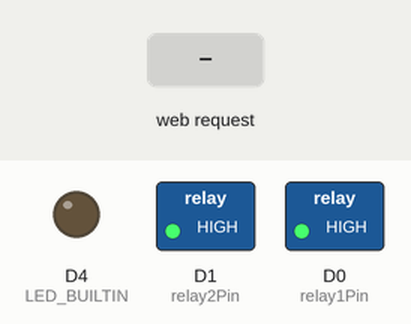
Simulated run of this sketch. Board: ESP8266 (NodeMCU). Parts: switched loads named in the sketch (green lamp = pin HIGH), output pins drawn as LEDs (lit = HIGH, except the on-board LED, lit = LOW). Inputs (shaded band) come from the test bench. WiFi joins after 1.5 s; servers stay silent unless stated; what the sketch prints to the serial monitor is not drawn.

Above: at 3.2 s.
3.3 s: HTTP request GET /builtin/on received
At 4.3 s:
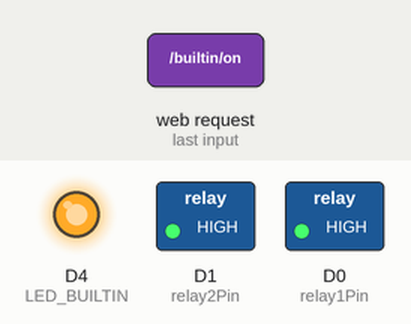
4.8 s: HTTP request GET /toggleChannel1 received
At 5.4 s:
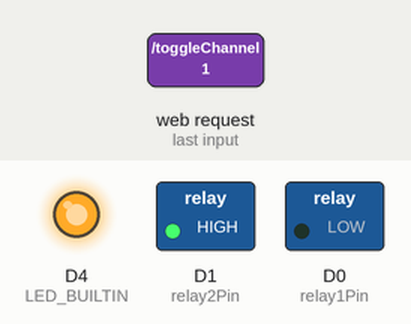
6.3 s: HTTP request GET /builtin/off received
At 6.6 s:
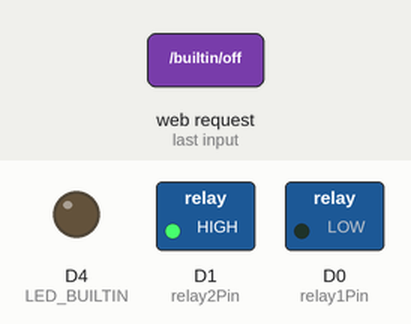
7.8 s: HTTP request GET /toggleChannel2 received
At 8.9 s:
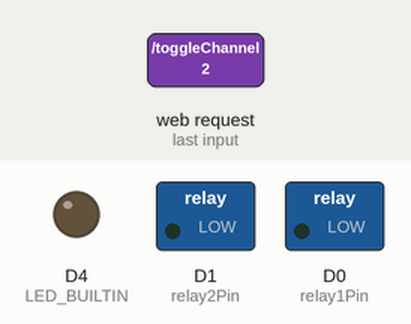
9.3 s: HTTP request GET /relay1/off received
At 10.1 s:
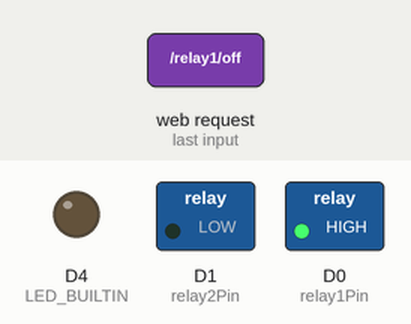
10.8 s: HTTP request GET /builtin/toggle received
At 11.2 s:
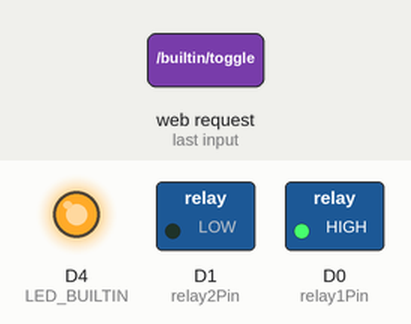
Timing chart, 0 to 13.3 s (numbered marks = the images above; inputs shaded):
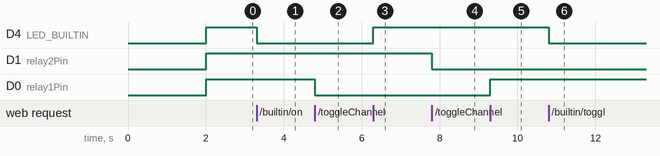

Measured:
- after the input at 3.3 s, D4 (LED_BUILTIN): HIGH → LOW at once
- after the input at 4.8 s, D0 (relay1Pin): HIGH → LOW at once
- after the input at 6.3 s, D4 (LED_BUILTIN): LOW → HIGH at once
- after the input at 7.8 s, D1 (relay2Pin): HIGH → LOW at once
- after the input at 9.3 s, D0 (relay1Pin): LOW → HIGH at once
- after the input at 10.8 s, D4 (LED_BUILTIN): HIGH → LOW at once

The sketch:

arduino_nodemcu_http_server.ino
```cpp
// Include necessary libraries
#include <ESP8266WiFi.h>
#include <ESP8266WebServer.h>

// WiFi credentials
const char* ssid = "Mimi";
const char* password = "mimimimi1";

// Create an instance of the web server
ESP8266WebServer server(80);

// Variables to store channel statuses
bool channel1Status = false;
bool channel2Status = false;

// Define relay pins
const int relay1Pin = D0;
const int relay2Pin = D1;

// Ensure LED_BUILTIN is defined for NodeMCU
#define LED_BUILTIN 2  // GPIO2 (D4) for NodeMCU

// Define pins for the MH-Sensor
const int mhSensorDigitalPin = D2; // Digital output pin
const int mhSensorAnalogPin = A0;  // Analog output pin

// Function to handle root endpoint
void handleRoot() {
  String message = "<html><body><h1>NodeMCU Status</h1>";
  message += "<p>Channel 1: ";
  message += (channel1Status ? "ON" : "OFF");
  message += "</p><p>Channel 2: ";
  message += (channel2Status ? "ON" : "OFF");
  message += "</p></body></html>";
  server.send(200, "text/html", message);
}

// Function to toggle channel 1
void toggleChannel1() {
  channel1Status = !channel1Status;
  digitalWrite(relay1Pin, channel1Status ? LOW : HIGH); // active LOW
  server.send(200, "text/plain", channel1Status ? "Channel 1 ON" : "Channel 1 OFF");
}

// Function to toggle channel 2
void toggleChannel2() {
  channel2Status = !channel2Status;
  digitalWrite(relay2Pin, channel2Status ? LOW : HIGH); // active LOW
  server.send(200, "text/plain", channel2Status ? "Channel 2 ON" : "Channel 2 OFF");
}

// Function to handle status endpoint
void handleStatus() {
  String response = "{";
  response += "\"relay1\":\"" + String(channel1Status ? "ON" : "OFF") + "\",";
  response += "\"relay2\":\"" + String(channel2Status ? "ON" : "OFF") + "\",";
  response += "\"builtin_led\":\"" + String(digitalRead(LED_BUILTIN) == LOW ? "ON" : "OFF") + "\"";
  response += "}";
  server.send(200, "application/json", response);
}

// Function to turn built-in LED ON
void turnBuiltinLedOn() {
  Serial.println("Turning Built-in LED ON");
  digitalWrite(LED_BUILTIN, LOW); // Active LOW
  server.send(200, "application/json", "{\"status\":\"Built-in LED turned ON\"}");
}

// Function to turn built-in LED OFF
void turnBuiltinLedOff() {
  Serial.println("Turning Built-in LED OFF");
  digitalWrite(LED_BUILTIN, HIGH);
  server.send(200, "application/json", "{\"status\":\"Built-in LED turned OFF\"}");
}

// Function to toggle built-in LED
void toggleBuiltinLed() {
  bool isOn = (digitalRead(LED_BUILTIN) == LOW);
  digitalWrite(LED_BUILTIN, isOn ? HIGH : LOW);
  String state = isOn ? "OFF" : "ON";
  String response = "{\"status\":\"Built-in LED toggled to " + state + "\"}";
  server.send(200, "application/json", response);
}

// Function to turn Relay 1 (D0) ON (active LOW boards)
void turnRelay1On() {
  channel1Status = true;
  digitalWrite(relay1Pin, LOW); // LOW = energized on many ESP8266 relay boards
  server.send(200, "application/json", "{\"status\":\"Relay 1 turned ON\"}");
}

// Function to turn Relay 1 (D0) OFF (active LOW boards)
void turnRelay1Off() {
  channel1Status = false;
  digitalWrite(relay1Pin, HIGH); // HIGH = de-energized
  server.send(200, "application/json", "{\"status\":\"Relay 1 turned OFF\"}");
}

// Function to turn Relay 2 (D1) ON (active LOW boards)
void turnRelay2On() {
  channel2Status = true;
  digitalWrite(relay2Pin, LOW);
  server.send(200, "application/json", "{\"status\":\"Relay 2 turned ON\"}");
}

// Function to turn Relay 2 (D1) OFF (active LOW boards)
void turnRelay2Off() {
  channel2Status = false;
  digitalWrite(relay2Pin, HIGH);
  server.send(200, "application/json", "{\"status\":\"Relay 2 turned OFF\"}");
}

// Function to read the digital output of the MH-Sensor
void readMHSensorDigital() {
  int digitalValue = digitalRead(mhSensorDigitalPin);
  String response = "{\"digital\":\"" + String(digitalValue == HIGH ? "HIGH" : "LOW") + "\"}";
  server.send(200, "application/json", response);
}

// Function to read the analog output of the MH-Sensor
void readMHSensorAnalog() {
  int analogValue = analogRead(mhSensorAnalogPin);
  String response = "{\"analog\":" + String(analogValue) + "}";
  server.send(200, "application/json", response);
}

// Function to log requests
void logRequest(String endpoint) {
  Serial.print("Received request for endpoint: ");
  Serial.println(endpoint);
}

void setup() {
  // Start serial communication
  Serial.begin(115200);

  // Connect to WiFi
  WiFi.begin(ssid, password);
  Serial.print("Connecting to WiFi");
  while (WiFi.status() != WL_CONNECTED) {
    delay(1000);
    Serial.print(".");
  }
  Serial.println("Connected!");

  // Print the IP address
  Serial.println(WiFi.localIP());

  // Initialize relay pins (set to OFF for active LOW boards)
  pinMode(relay1Pin, OUTPUT);
  pinMode(relay2Pin, OUTPUT);
  digitalWrite(relay1Pin, HIGH);
  digitalWrite(relay2Pin, HIGH);
  channel1Status = false;
  channel2Status = false;

  // Initialize built-in LED
  pinMode(LED_BUILTIN, OUTPUT);
  digitalWrite(LED_BUILTIN, HIGH); // Ensure the LED is OFF initially

  // Initialize MH-Sensor pins
  pinMode(mhSensorDigitalPin, INPUT);
  pinMode(mhSensorAnalogPin, INPUT);

  // Define server routes
  server.on("/", handleRoot);
  server.on("/toggleChannel1", toggleChannel1);
  server.on("/toggleChannel2", toggleChannel2);
  server.on("/status", HTTP_GET, []() {
    logRequest("/status");
    handleStatus();
  });
  server.on("/builtin/on", turnBuiltinLedOn);
  server.on("/builtin/off", turnBuiltinLedOff);
  server.on("/builtin/toggle", HTTP_GET, []() {
    logRequest("/builtin/toggle");
    toggleBuiltinLed();
  });
  server.on("/relay1/on", turnRelay1On);
  server.on("/relay1/off", turnRelay1Off);
  server.on("/relay2/on", turnRelay2On);
  server.on("/relay2/off", turnRelay2Off);
  server.on("/mh/digital", HTTP_GET, []() {
    logRequest("/mh/digital");
    readMHSensorDigital();
  });
  server.on("/mh/analog", HTTP_GET, []() {
    logRequest("/mh/analog");
    readMHSensorAnalog();
  });

  // Start the server
  server.begin();
  Serial.println("HTTP server started");
}

void loop() {
  // Handle client requests
  server.handleClient();
}
```
